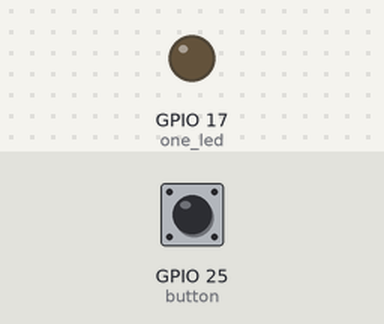
Bench run of a program on a simulated Raspberry Pi (BCM pin numbers). Parts: output pins drawn as LEDs (lit = HIGH). The test bench sets the inputs (shaded band); at power-on: GPIO 25 (button) HIGH. What the program prints to the terminal is not drawn.

Above: at 1.2 s.
1.3 s: GPIO 25 (button) pulled LOW for 0.15 s
At 1.4 s:
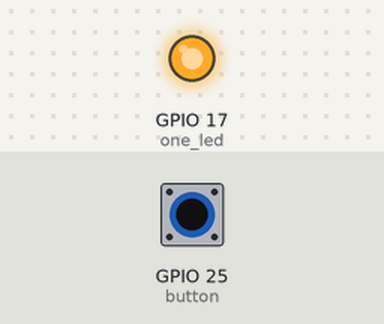
3.0 s: GPIO 25 (button) pulled LOW for 3.2 s
At 6.5 s:
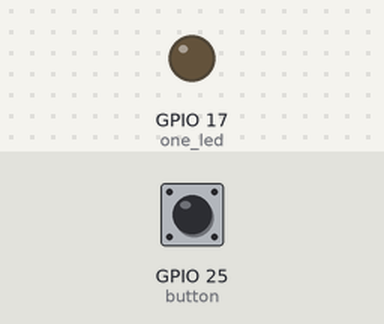
Timing chart, 0 to 8.0 s (numbered marks = the images above; inputs shaded):
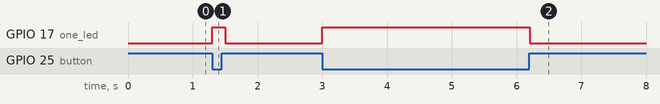

The program:

one-led-plus-switch1.py
```python
#!/usr/bin/python3

import gpiozero, time

one_led = gpiozero.LED(17)

print("LED on with switch")
print("Ctrl C to quit")

button = gpiozero.Button(25)

while True:
    if button.is_pressed:
        one_led.on()
    else:
        one_led.off()
    time.sleep(0.1)
```

Measured:
- after the input at 1.3 s, GPIO 17 (one_led): LOW → HIGH at once, → LOW 0.20 s later
- after the input at 3.0 s, GPIO 17 (one_led): LOW → HIGH at once, → LOW 3.2 s later
